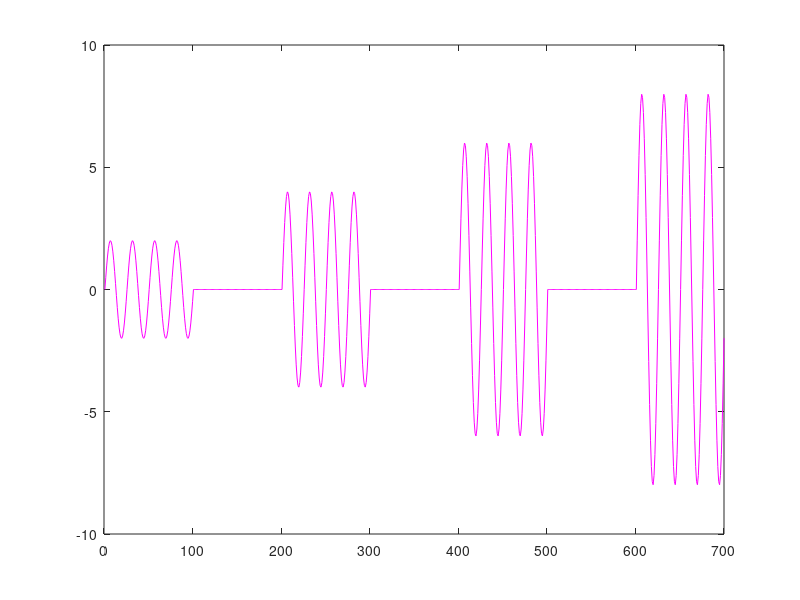

The MATLAB script that drew this image:
clc;
clear all;
t=0:.001:.799;
bit=[0 0 0 1 1 0 1 1];
f=40;

for i =1:2:length(bit)-1
    if bit(i)==0 && bit(i+1)==0
        y((i-1)*100+1:i*100)=2*sin(2*pi*f*t((i-1)*100+1:i*100));
    elseif bit(i)==0 && bit(i+1)==1
        y((i-1)*100+1:i*100)=4*sin(2*pi*f*t((i-1)*100+1:i*100));
    elseif bit(i)==1 && bit(i+1)==0
        y((i-1)*100+1:i*100)=6*sin(2*pi*f*t((i-1)*100+1:i*100));
    elseif bit(i)==1 && bit(i+1)==1
        y((i-1)*100+1:i*100)=8*sin(2*pi*f*t((i-1)*100+1:i*100));
    end
end
plot(y,'m');